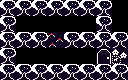

A 2D game scene composited from a Tiled map and its tileset images. What follows is a short description and the map's XML, with every tile layer's data as written:
An orthogonal 8x5 tile map with 16x16 px tiles, 1 tile layer (map), 3 tilesets and 3 objects (wizzard, bear, spell).

<map version="1.10" tiledversion="1.12.2" orientation="orthogonal" renderorder="right-down" width="8" height="5" tilewidth="16" tileheight="16" infinite="0" nextlayerid="7" nextobjectid="22">
 <tileset firstgid="1" name="monotiles" tilewidth="16" tileheight="16" tilecount="24" columns="8">
  <image source="monotiles.png" width="128" height="48" />
 </tileset>
 <tileset firstgid="25" name="sprites2" tilewidth="16" tileheight="16" tilecount="8" columns="4">
  <image source="sprites2.png" width="64" height="32" />
 </tileset>
 <tileset firstgid="33" name="extras" tilewidth="16" tileheight="16" tilecount="8" columns="4">
  <image source="extras.png" width="64" height="32" />
 </tileset>
 <layer id="1" name="map" width="8" height="5">
  <data encoding="csv">
15,15,15,15,15,15,15,0,
15,0,0,0,0,0,15,0,
15,15,15,22,15,15,15,15,
15,0,0,0,0,0,17,13,
15,15,15,15,15,15,15,15
</data>
 </layer>
 <objectgroup id="6" name="mobs" class="spell">
  <object id="6" type="wizzard" gid="26" x="16" y="64" width="16" height="16">
   <properties>
    <property name="dir" type="int" value="1" />
   </properties>
  </object>
  <object id="19" type="bear" gid="28" x="16" y="32" width="16" height="16">
   <properties>
    <property name="dir" type="int" value="1" />
   </properties>
  </object>
  <object id="21" type="spell" gid="37" x="80" y="64" width="16" height="16">
   <properties>
    <property name="dir" type="int" value="1" />
   </properties>
  </object>
 </objectgroup>
</map>
